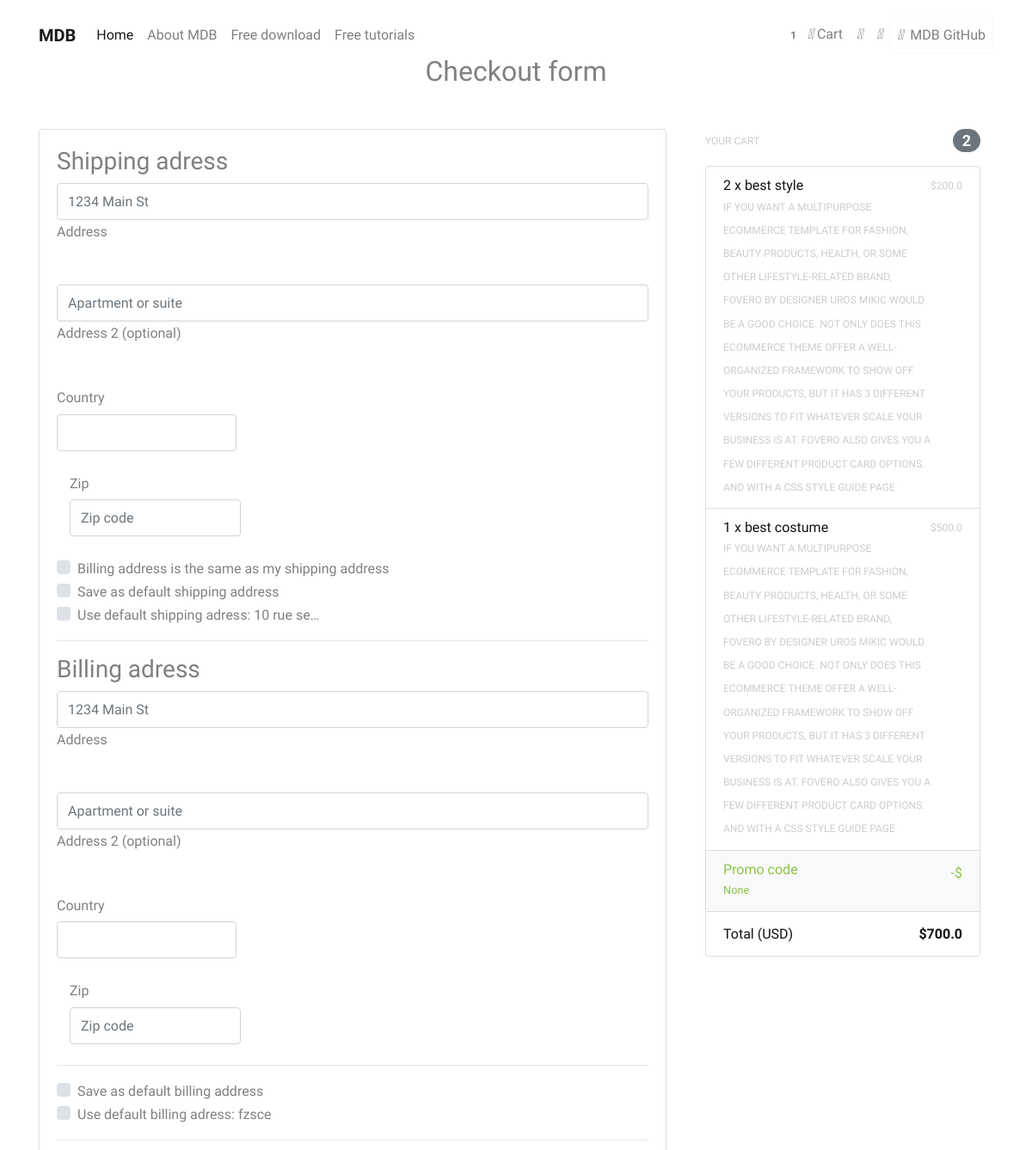
/checkout/ (signed in, upper part), run on an earlier commit of the app's database.
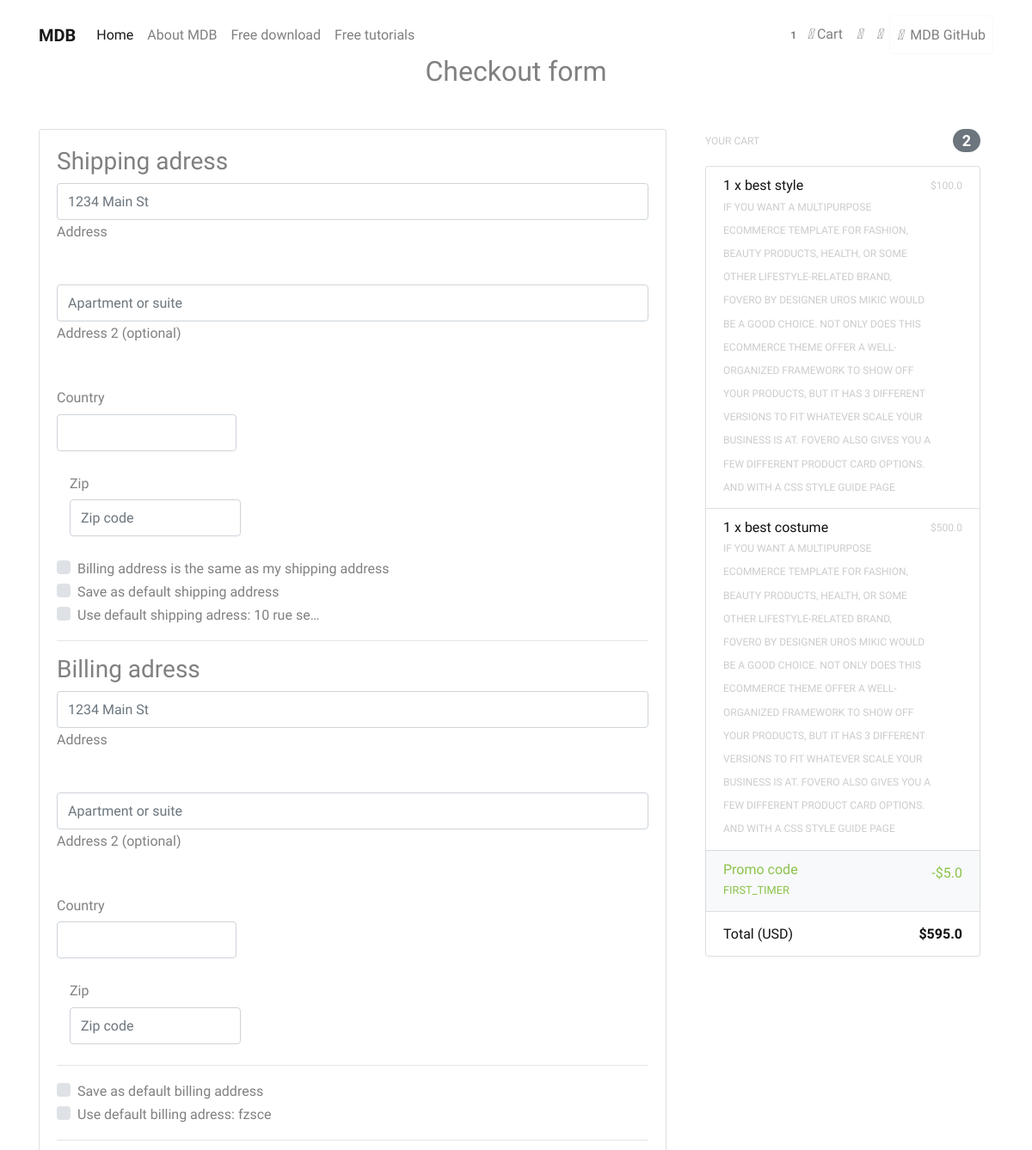
And on a later commit of the database.
### core/models.py (models this page shows, shortened)
class OrderItem(models.Model):
    user = models.ForeignKey(settings.AUTH_USER_MODEL, on_delete=models.CASCADE)
    ordered = models.BooleanField(default=False)
    item = models.ForeignKey(Item, on_delete=models.CASCADE)
    quantity = models.IntegerField(default=1)
    def get_total_item_price(self):
        return self.quantity * self.item.price
    def get_final_price(self):
        if self.item.discount_price:
            return self.get_total_discount_item_price()
        return self.get_total_item_price()

class Item(models.Model):
    title = models.CharField(max_length=100)
    price = models.FloatField()
    discount_price = models.FloatField(blank=True, null=True)
    category = models.CharField(choices = CATEGORY_CHOICES, max_length=2)
    label = models.CharField(choices = LABEL_CHOICES, max_length=1)
    slug = models.SlugField()
    description = models.TextField()
    image = models.ImageField(blank=True, null=True)

class Order(models.Model):
    user = models.ForeignKey(settings.AUTH_USER_MODEL, on_delete=models.CASCADE )
    ref_code = models.CharField(max_length = 20)
    items = models.ManyToManyField(OrderItem)
    start_date = models.DateTimeField(auto_now_add=True)
    ordered_date = models.DateTimeField()
    ordered = models.BooleanField(default=False)
    Shipping_adress = models.ForeignKey(
        'Adress',related_name='shipping_adress', on_delete=models.SET_NULL, blank=True, null=True)
    billing_adress = models.ForeignKey(
        'Adress',related_name='billing_adress', on_delete=models.SET_NULL, blank=True, null=True) #to know where to send the product
    payment = models.ForeignKey(
        'Payment', on_delete=models.SET_NULL, blank = True, null=True)
    coupon = models.ForeignKey(
        'Coupon', on_delete=models.SET_NULL, blank = True, null=True)
    being_delevering = models.BooleanField(default=False)
    received = models.BooleanField(default=False)
    refund_requested = models.BooleanField(default=False)
    refund_granted = models.BooleanField(default=False)
    def get_total(self):
        total = 0
        for order_item in self.items.all():
            total += order_item.get_final_price()
        if self.coupon:
            total -= self.coupon.amount
        return total
    '''
    1.item added to cart
    2.Adding a billing adress
        (Failed checkout)
    3. Payment
    (preprocessing, processing, packaging etc.)
    4.Being delivered
    5.Recived
    6.Refunds
    '''

class Coupon(models.Model):
    code = models.CharField(max_length=15)
    amount = models.FloatField()
    def __str__(self):
        return self.code

### core/views.py (the view, shortened to what this page needs)
# urls.py: path('checkout/', CheckoutView.as_view(), name='checkout'),
class CheckoutView(View):
    def get(self, *args, **kwargs):
        try:
            print(self.request.user)
            order = Order.objects.get(user=self.request.user, ordered = False)
            form = CheckoutForm()
            context = {
            'form': form ,
            'order':order,
            'couponform':CouponForm(),
            'DISPLAY_COUPON_FORM': False
            }
            shippin_address_qd = Adress.objects.filter(
                user=self.request.user,
                adress_type='S',
                default = True
            )
            if shippin_address_qd.exists():
                context.update({'default_shipping_adress': shippin_address_qd[0]})
            billing_address_qd = Adress.objects.filter(
                user=self.request.user,
                adress_type='B',
                default = True
            )
            if billing_address_qd.exists():
                context.update({'default_billing_adress': billing_address_qd[0]})
            return render(self.request, "checkout-page.html", context)
        except ObjectDoesNotExist:
            messages.info(self.request, "You do not have an active order")
            return redirect("core:checkout")

### core/forms.py
class CheckoutForm(forms.Form):
    shipping_adress = forms.CharField(required = False)
    shipping_adress2 = forms.CharField(required = False)
    shipping_country = CountryField(blank_label='(select country)').formfield(
        required=False,
        widget=CountrySelectWidget(attrs={
            'class': 'custom-select d-block w-100',
        }))
    shipping_zip = forms.CharField(required = False)
    billing_adress = forms.CharField(required = False)
    billing_adress2 = forms.CharField(required = False)
    billing_country = CountryField(blank_label='(select country)').formfield(
        required=False,
        widget=CountrySelectWidget(attrs={
            'class': 'custom-select d-block w-100',
        }))
    billing_zip = forms.CharField(required = False)
    same_billing_adress = forms.BooleanField(required = False)
    set_default_shipping = forms.BooleanField(required = False)
    use_default_shipping = forms.BooleanField(required = False)
    set_default_billing = forms.BooleanField(required = False)
    use_default_billing = forms.BooleanField(required = False)
    payment_option = forms.ChoiceField(widget=forms.RadioSelect, choices=PAYMENT_CHOICES)

### core/templates/checkout-page.html (shortened to what the changed rows need)
{% extends 'base.html' %}
{% block content %}
{% load crispy_forms_tags %}
<main>
  <div class="container wow fadeIn">
    <h2 class="my-5 h2 text-center">Checkout form</h2>
    <div class="row">
      <div class="col-md-4 mb-4">
        {% include "order_snippet.html" %}
      </div>
    </div>
  </div>
</main>
{% endblock content %}

### core/templates/order_snippet.html (shortened to what this page needs)
<div class="col-md-12 mb-4">
    <h4 class="d-flex justify-content-between align-items-center mb-3">
        <span class="text-muted">Your cart</span>
        <span class="badge badge-secondary badge-pill">{{ order.items.count }}</span>
    </h4>
    <ul class="list-group mb-3 z-depth-1">
        {% for order_item in order.items.all %}
        <li class="list-group-item d-flex justify-content-between lh-condensed">
            <div>
                <h6 class="my-0">{{ order_item.quantity }} x {{ order_item.item.title}}</h6>
                <small class="text-muted">{{ order_item.item.description}}</small>
            </div>
            <span class="text-muted">${{ order_item.get_final_price }}</span>
        </li>
        {% endfor %}
        <li class="list-group-item d-flex justify-content-between bg-light">
            <div class="text-success">
                <h6 class="my-0">Promo code</h6>
                <small>{{ order.coupon }}</small>
            </div>
            <span class="text-success">-${{ order.coupon.amount }}</span>
        </li>
        <li class="list-group-item d-flex justify-content-between">
            <span>Total (USD)</span>
            <strong>${{ order.get_total }}</strong>
        </li>
    </ul>
</div>

What changed in the data, as far as the page shows it:
changed Order: coupon "None" → "FIRST_TIMER"; coupon.amount (not shown) → "5.0"; get_total "700.0" → "595.0"
changed OrderItem "best style": quantity "2" → "1"; get_final_price "200.0" → "100.0"
